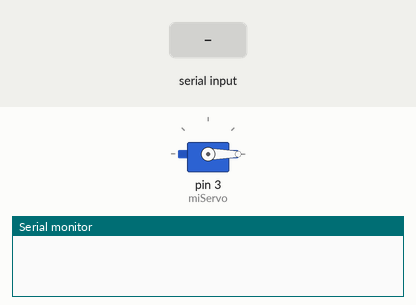
This sketch was run on a simulated Arduino Uno, built with avr-gcc and run on an emulated ATmega328P. Shown: servo, the last lines printed to the serial monitor. Inputs (shaded band) come from the test bench.

Above: at 1.2 s.
1.3 s: "I" received over Serial
At 2.3 s:
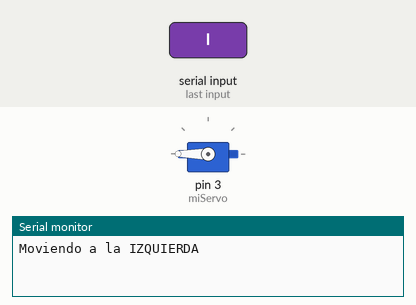
2.8 s: "D" received over Serial
At 3.4 s:
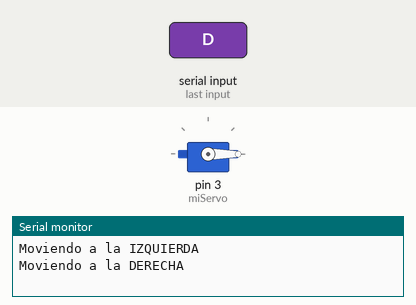
Timing chart, 0 to 5.8 s (numbered marks = the images above; inputs shaded):
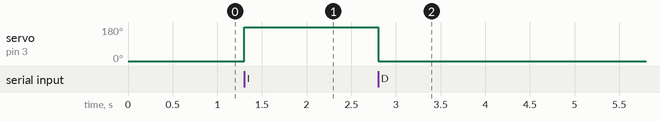

The sketch:

DER_IZQ.ino
```cpp
#include <Servo.h>

Servo miServo;
int angulo = 0;

void setup() {
  Serial.begin(9600);
  miServo.attach(3); // se utiliza el pin digital 3
  miServo.write(angulo); // el servo comienza en 0 grados
}

void moverIzquierda() {
  angulo = 180; // se establece el ángulo en 180 grados
  miServo.write(angulo); // se mueve el servo
  Serial.println("Moviendo a la IZQUIERDA");
}

void moverDerecha() {
  angulo = 0; // se establece el ángulo en 0 grados
  miServo.write(angulo); // se mueve el servo
  Serial.println("Moviendo a la DERECHA");
}

void loop() {
  if (Serial.available() > 0) {
    char entrada = Serial.read();
    if (entrada == 'I') { // si se recibe "I"
      moverIzquierda();
    } else if (entrada == 'D') { // si se recibe "D"
      moverDerecha();
    }
  }
}
```

Measured:
- after the input at 1.3 s, servo on pin 3 (miServo): 0° → 180° at once
- after the input at 2.8 s, servo on pin 3 (miServo): 180° → 0° at once
